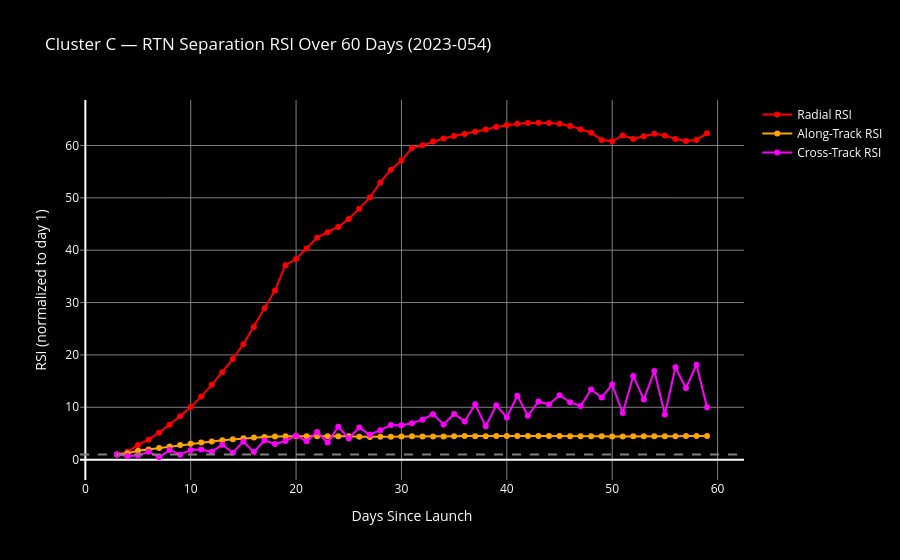
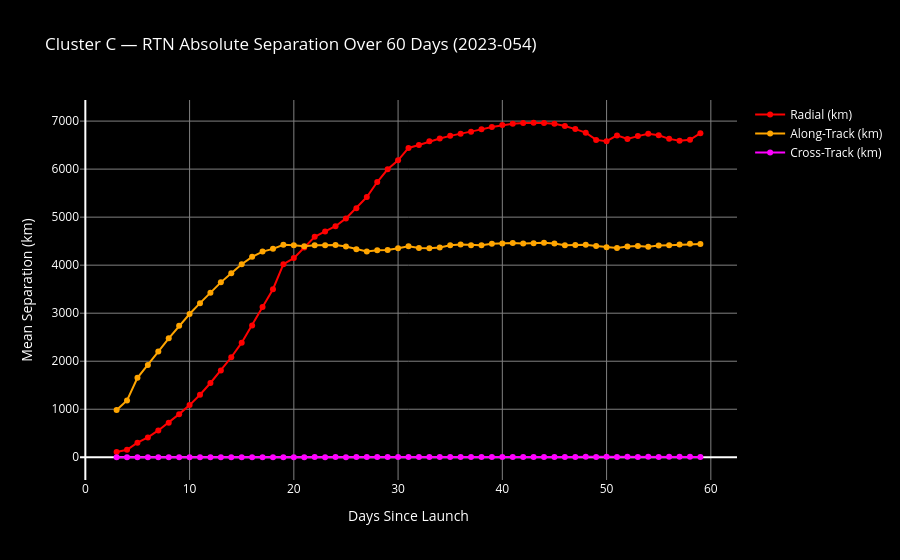

The notebook cell these images were saved under, in order:
### Markdown cell above
# Running Mission Analysis

### Code cell
import requests
session = requests.Session()
session.post(ST_LOGIN, data={"identity": "nathandarby2022@gmail.com", "password": "Boobear32*Boobear32"})

results_t7 = run_mission_analysis('2023-054', '2023-04-15', session,
                          history_days=60)
